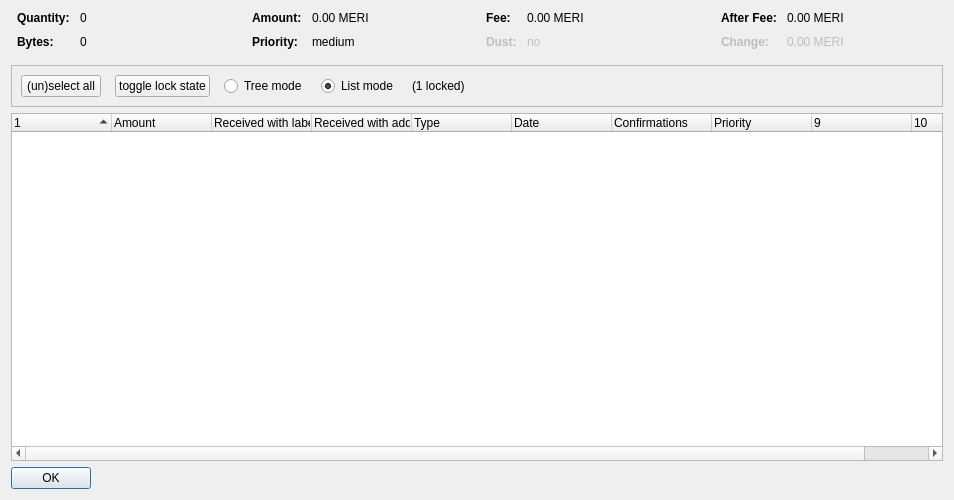
<?xml version="1.0" encoding="UTF-8"?>
<ui version="4.0">
 <class>CoinControlDialog</class>
 <widget class="QDialog" name="CoinControlDialog">
  <property name="geometry">
   <rect>
    <x>0</x>
    <y>0</y>
    <width>954</width>
    <height>500</height>
   </rect>
  </property>
  <property name="windowTitle">
   <string>Coin Selection</string>
  </property>
  <layout class="QVBoxLayout" name="verticalLayout">
   <item>
    <layout class="QHBoxLayout" name="horizontalLayoutTop" stretch="0,0,0,0">
     <property name="topMargin">
      <number>0</number>
     </property>
     <property name="bottomMargin">
      <number>10</number>
     </property>
     <item>
      <layout class="QFormLayout" name="formLayoutCoinControl1">
       <property name="horizontalSpacing">
        <number>10</number>
       </property>
       <property name="verticalSpacing">
        <number>10</number>
       </property>
       <property name="leftMargin">
        <number>6</number>
       </property>
       <property name="rightMargin">
        <number>6</number>
       </property>
       <item row="0" column="0">
        <widget class="QLabel" name="labelCoinControlQuantityText">
         <property name="font">
          <font>
           <weight>75</weight>
           <bold>true</bold>
          </font>
         </property>
         <property name="text">
          <string>Quantity:</string>
         </property>
        </widget>
       </item>
       <item row="0" column="1">
        <widget class="QLabel" name="labelCoinControlQuantity">
         <property name="cursor">
          <cursorShape>IBeamCursor</cursorShape>
         </property>
         <property name="contextMenuPolicy">
          <enum>Qt::ActionsContextMenu</enum>
         </property>
         <property name="text">
          <string notr="true">0</string>
         </property>
         <property name="textInteractionFlags">
          <set>Qt::LinksAccessibleByMouse|Qt::TextSelectableByKeyboard|Qt::TextSelectableByMouse</set>
         </property>
        </widget>
       </item>
       <item row="1" column="0">
        <widget class="QLabel" name="labelCoinControlBytesText">
         <property name="font">
          <font>
           <weight>75</weight>
           <bold>true</bold>
          </font>
         </property>
         <property name="text">
          <string>Bytes:</string>
         </property>
        </widget>
       </item>
       <item row="1" column="1">
        <widget class="QLabel" name="labelCoinControlBytes">
         <property name="cursor">
          <cursorShape>IBeamCursor</cursorShape>
         </property>
         <property name="contextMenuPolicy">
          <enum>Qt::ActionsContextMenu</enum>
         </property>
         <property name="text">
          <string notr="true">0</string>
         </property>
         <property name="textInteractionFlags">
          <set>Qt::LinksAccessibleByMouse|Qt::TextSelectableByKeyboard|Qt::TextSelectableByMouse</set>
         </property>
        </widget>
       </item>
      </layout>
     </item>
     <item>
      <layout class="QFormLayout" name="formLayoutCoinControl2">
       <property name="horizontalSpacing">
        <number>10</number>
       </property>
       <property name="verticalSpacing">
        <number>10</number>
       </property>
       <property name="leftMargin">
        <number>6</number>
       </property>
       <property name="rightMargin">
        <number>6</number>
       </property>
       <item row="0" column="0">
        <widget class="QLabel" name="labelCoinControlAmountText">
         <property name="font">
          <font>
           <weight>75</weight>
           <bold>true</bold>
          </font>
         </property>
         <property name="text">
          <string>Amount:</string>
         </property>
        </widget>
       </item>
       <item row="0" column="1">
        <widget class="QLabel" name="labelCoinControlAmount">
         <property name="cursor">
          <cursorShape>IBeamCursor</cursorShape>
         </property>
         <property name="contextMenuPolicy">
          <enum>Qt::ActionsContextMenu</enum>
         </property>
         <property name="text">
          <string notr="true">0.00 MERI</string>
         </property>
         <property name="textInteractionFlags">
          <set>Qt::LinksAccessibleByMouse|Qt::TextSelectableByKeyboard|Qt::TextSelectableByMouse</set>
         </property>
        </widget>
       </item>
       <item row="1" column="0">
        <widget class="QLabel" name="labelCoinControlPriorityText">
         <property name="font">
          <font>
           <weight>75</weight>
           <bold>true</bold>
          </font>
         </property>
         <property name="text">
          <string>Priority:</string>
         </property>
        </widget>
       </item>
       <item row="1" column="1">
        <widget class="QLabel" name="labelCoinControlPriority">
         <property name="cursor">
          <cursorShape>IBeamCursor</cursorShape>
         </property>
         <property name="contextMenuPolicy">
          <enum>Qt::ActionsContextMenu</enum>
         </property>
         <property name="text">
          <string>medium</string>
         </property>
         <property name="textInteractionFlags">
          <set>Qt::LinksAccessibleByMouse|Qt::TextSelectableByKeyboard|Qt::TextSelectableByMouse</set>
         </property>
        </widget>
       </item>
      </layout>
     </item>
     <item>
      <layout class="QFormLayout" name="formLayoutCoinControl3">
       <property name="horizontalSpacing">
        <number>10</number>
       </property>
       <property name="verticalSpacing">
        <number>10</number>
       </property>
       <property name="leftMargin">
        <number>6</number>
       </property>
       <property name="rightMargin">
        <number>6</number>
       </property>
       <item row="0" column="0">
        <widget class="QLabel" name="labelCoinControlFeeText">
         <property name="font">
          <font>
           <weight>75</weight>
           <bold>true</bold>
          </font>
         </property>
         <property name="text">
          <string>Fee:</string>
         </property>
        </widget>
       </item>
       <item row="0" column="1">
        <widget class="QLabel" name="labelCoinControlFee">
         <property name="cursor">
          <cursorShape>IBeamCursor</cursorShape>
         </property>
         <property name="contextMenuPolicy">
          <enum>Qt::ActionsContextMenu</enum>
         </property>
         <property name="text">
          <string notr="true">0.00 MERI</string>
         </property>
         <property name="textInteractionFlags">
          <set>Qt::LinksAccessibleByMouse|Qt::TextSelectableByKeyboard|Qt::TextSelectableByMouse</set>
         </property>
        </widget>
       </item>
       <item row="1" column="0">
        <widget class="QLabel" name="labelCoinControlLowOutputText">
         <property name="enabled">
          <bool>false</bool>
         </property>
         <property name="font">
          <font>
           <weight>75</weight>
           <bold>true</bold>
          </font>
         </property>
         <property name="text">
          <string>Dust:</string>
         </property>
        </widget>
       </item>
       <item row="1" column="1">
        <widget class="QLabel" name="labelCoinControlLowOutput">
         <property name="enabled">
          <bool>false</bool>
         </property>
         <property name="cursor">
          <cursorShape>IBeamCursor</cursorShape>
         </property>
         <property name="contextMenuPolicy">
          <enum>Qt::ActionsContextMenu</enum>
         </property>
         <property name="text">
          <string>no</string>
         </property>
         <property name="textInteractionFlags">
          <set>Qt::LinksAccessibleByMouse|Qt::TextSelectableByKeyboard|Qt::TextSelectableByMouse</set>
         </property>
        </widget>
       </item>
      </layout>
     </item>
     <item>
      <layout class="QFormLayout" name="formLayoutCoinControl4">
       <property name="horizontalSpacing">
        <number>10</number>
       </property>
       <property name="verticalSpacing">
        <number>10</number>
       </property>
       <property name="leftMargin">
        <number>6</number>
       </property>
       <property name="rightMargin">
        <number>6</number>
       </property>
       <item row="0" column="0">
        <widget class="QLabel" name="labelCoinControlAfterFeeText">
         <property name="font">
          <font>
           <weight>75</weight>
           <bold>true</bold>
          </font>
         </property>
         <property name="text">
          <string>After Fee:</string>
         </property>
        </widget>
       </item>
       <item row="0" column="1">
        <widget class="QLabel" name="labelCoinControlAfterFee">
         <property name="cursor">
          <cursorShape>IBeamCursor</cursorShape>
         </property>
         <property name="contextMenuPolicy">
          <enum>Qt::ActionsContextMenu</enum>
         </property>
         <property name="text">
          <string notr="true">0.00 MERI</string>
         </property>
         <property name="textInteractionFlags">
          <set>Qt::LinksAccessibleByMouse|Qt::TextSelectableByKeyboard|Qt::TextSelectableByMouse</set>
         </property>
        </widget>
       </item>
       <item row="1" column="0">
        <widget class="QLabel" name="labelCoinControlChangeText">
         <property name="enabled">
          <bool>false</bool>
         </property>
         <property name="font">
          <font>
           <weight>75</weight>
           <bold>true</bold>
          </font>
         </property>
         <property name="text">
          <string>Change:</string>
         </property>
        </widget>
       </item>
       <item row="1" column="1">
        <widget class="QLabel" name="labelCoinControlChange">
         <property name="enabled">
          <bool>false</bool>
         </property>
         <property name="cursor">
          <cursorShape>IBeamCursor</cursorShape>
         </property>
         <property name="contextMenuPolicy">
          <enum>Qt::ActionsContextMenu</enum>
         </property>
         <property name="text">
          <string notr="true">0.00 MERI</string>
         </property>
         <property name="textInteractionFlags">
          <set>Qt::LinksAccessibleByMouse|Qt::TextSelectableByKeyboard|Qt::TextSelectableByMouse</set>
         </property>
        </widget>
       </item>
      </layout>
     </item>
    </layout>
   </item>
   <item>
    <widget class="QFrame" name="frame">
     <property name="minimumSize">
      <size>
       <width>0</width>
       <height>40</height>
      </size>
     </property>
     <property name="frameShape">
      <enum>QFrame::StyledPanel</enum>
     </property>
     <property name="frameShadow">
      <enum>QFrame::Sunken</enum>
     </property>
     <layout class="QHBoxLayout" name="horizontalLayout">
      <item>
       <layout class="QHBoxLayout" name="horizontalLayoutPanel" stretch="0,0,0,0,0,0">
        <property name="spacing">
         <number>14</number>
        </property>
        <item>
         <widget class="QPushButton" name="pushButtonSelectAll">
          <property name="sizePolicy">
           <sizepolicy hsizetype="Maximum" vsizetype="Fixed">
            <horstretch>0</horstretch>
            <verstretch>0</verstretch>
           </sizepolicy>
          </property>
          <property name="text">
           <string>(un)select all</string>
          </property>
          <property name="autoDefault">
           <bool>false</bool>
          </property>
         </widget>
        </item>
        <item>
         <widget class="QPushButton" name="pushButtonToggleLock">
          <property name="sizePolicy">
           <sizepolicy hsizetype="Maximum" vsizetype="Fixed">
            <horstretch>0</horstretch>
            <verstretch>0</verstretch>
           </sizepolicy>
          </property>
          <property name="text">
           <string>toggle lock state</string>
          </property>
          <property name="autoDefault">
           <bool>false</bool>
          </property>
         </widget>
        </item>
        <item>
         <widget class="QRadioButton" name="radioTreeMode">
          <property name="sizePolicy">
           <sizepolicy hsizetype="Maximum" vsizetype="Fixed">
            <horstretch>0</horstretch>
            <verstretch>0</verstretch>
           </sizepolicy>
          </property>
          <property name="text">
           <string>Tree mode</string>
          </property>
         </widget>
        </item>
        <item>
         <widget class="QRadioButton" name="radioListMode">
          <property name="sizePolicy">
           <sizepolicy hsizetype="Maximum" vsizetype="Fixed">
            <horstretch>0</horstretch>
            <verstretch>0</verstretch>
           </sizepolicy>
          </property>
          <property name="text">
           <string>List mode</string>
          </property>
          <property name="checked">
           <bool>true</bool>
          </property>
         </widget>
        </item>
        <item>
         <widget class="QLabel" name="labelLocked">
          <property name="text">
           <string>(1 locked)</string>
          </property>
         </widget>
        </item>
        <item>
         <spacer name="horizontalSpacer">
          <property name="orientation">
           <enum>Qt::Horizontal</enum>
          </property>
          <property name="sizeHint" stdset="0">
           <size>
            <width>40</width>
            <height>20</height>
           </size>
          </property>
         </spacer>
        </item>
       </layout>
      </item>
     </layout>
    </widget>
   </item>
   <item>
    <widget class="CoinControlTreeWidget" name="treeWidget">
     <property name="contextMenuPolicy">
      <enum>Qt::CustomContextMenu</enum>
     </property>
     <property name="sortingEnabled">
      <bool>false</bool>
     </property>
     <property name="columnCount">
      <number>10</number>
     </property>
     <attribute name="headerShowSortIndicator" stdset="0">
      <bool>true</bool>
     </attribute>
     <attribute name="headerStretchLastSection">
      <bool>false</bool>
     </attribute>
     <column>
      <property name="text">
       <string/>
      </property>
     </column>
     <column>
      <property name="text">
       <string>Amount</string>
      </property>
     </column>
     <column>
      <property name="text">
       <string>Received with label</string>
      </property>
     </column>
     <column>
      <property name="text">
       <string>Received with address</string>
      </property>
     </column>
     <column>
      <property name="text">
       <string>Type</string>
      </property>
     </column>
     <column>
      <property name="text">
       <string>Date</string>
      </property>
     </column>
     <column>
      <property name="text">
       <string>Confirmations</string>
      </property>
      <property name="toolTip">
       <string>Confirmed</string>
      </property>
     </column>
     <column>
      <property name="text">
       <string>Priority</string>
      </property>
     </column>
     <column>
      <property name="text">
       <string/>
      </property>
     </column>
     <column>
      <property name="text">
       <string/>
      </property>
     </column>
    </widget>
   </item>
   <item>
    <widget class="QDialogButtonBox" name="buttonBox">
     <property name="sizePolicy">
      <sizepolicy hsizetype="Maximum" vsizetype="Fixed">
       <horstretch>0</horstretch>
       <verstretch>0</verstretch>
      </sizepolicy>
     </property>
     <property name="orientation">
      <enum>Qt::Horizontal</enum>
     </property>
     <property name="standardButtons">
      <set>QDialogButtonBox::Ok</set>
     </property>
    </widget>
   </item>
  </layout>
 </widget>
 <customwidgets>
  <customwidget>
   <class>CoinControlTreeWidget</class>
   <extends>QTreeWidget</extends>
   <header>coincontroltreewidget.h</header>
  </customwidget>
 </customwidgets>
 <resources/>
 <connections/>
</ui>
